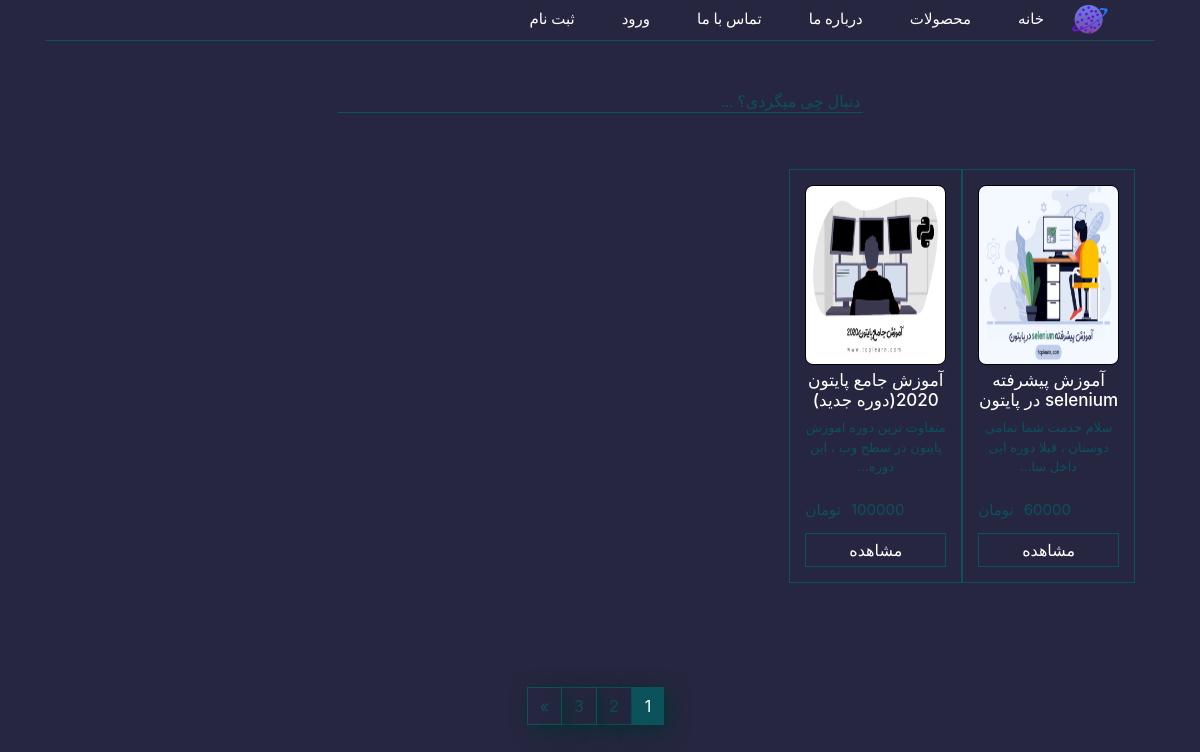
Page /Product-list/search/ on the committed database.
### Shoping/models.py (models this page shows, shortened)
class Product(models.Model):
    title = models.CharField(max_length=120,verbose_name="عنوان")
    description = models.TextField(verbose_name='توضیحات')
    price = models.IntegerField(verbose_name='قیمت')
    image = models.ImageField(upload_to='image/',blank=True,null=True,verbose_name='تصویر')
    active = models.BooleanField(verbose_name='فعال / غیرفعال',default=False)
    categories = models.ManyToManyField(Category,blank=True,verbose_name='دسته بندی ها')
    objects = ProdctManager()
    time = models.DateTimeField(auto_now_add=True,)
    def snippet(self):
        return self.description[:50] + '...'
    def header(self):
        return self.title[:13] + '...'
    class Meta:
        verbose_name_plural = 'محصولات'  # --> for remove "s" on header page amdin
        verbose_name = 'محصولات'

### Shoping/views.py (the view)
# urls.py: path('Product-list/search/',views.SearchView.as_view()),
class SearchView(ListView):
    template_name = 'product/product-list.html'
    paginate_by = 2
    def get_queryset(self):
        request = self.request
        qs = request.GET.get('question')
        if qs is not None:
            return Product.objects.Search(qs)
        return Product.objects.get_active_product()

### Shoping/models.py (called while the page is built)
    def get_active_product(self):
        return self.get_queryset().filter(active=True)

### templates/product/product-list.html (shortened to what this page needs)
{% extends 'base.html' %}
{% load static %}
{% block body %}
<link rel="stylesheet" href="{% static 'css/product-list.css' %}">
<div class="container my-5">
    {% include 'product/search.html' %}
    <div class="row">
        <div class="row list-row my-5 ">
            {% for ol in object_list %}
            <div class="card-list col-md-3 col-sm-4 col-12 col-lg-3 my-2 pull-left">
                <img src="{{ ol.image.url }}" alt="">
                <h2 class="text-center">{{ol.title}}</h2>
                <p class="text-center">{{ ol.snippet }}</p>
                <span class="text-dark"><span class="toman">{{ ol.price }}</span><span class="toman">تومان</span></span>
                <a href="{% url 'Shoping:ProductDetail' ol.pk %}" class="btn button btn-sm btn-block">مشاهده</a>
            </div>
            {% endfor %}
        </div>
    </div>
    <div class="d-flex justify-content-center">
        <div class="btn-toolbar mb-3 my-5" role="toolbar" aria-label="Toolbar with button groups">
            <div class="btn-group mr-2" role="group" aria-label="First group">
                {% for page in paginator.page_range %}
                    {% if page == page_obj.number %}
                        <a href="?page={{page}}" class="butto-n btn active" style="background-color: #0b525b; color: #fff; box-shadow: 5px 5px 20px #072f33;">{{page}}</a>
                    {% else %}
                        <a href="?page={{page}}" class="butto-n btn " style="color: #0b525b; box-shadow: 5px 5px 20px #072f33;">{{page}}</a>
                    {% endif %}
                {% endfor %}
                {% if page_obj.has_next %}
                <a href="?page={{ page_obj.next_page_number }}" class="butto-n btn" style="color: #0b525b; box-shadow: 5px 5px 20px #072f33;">&raquo;</a>
                {% endif %}
            </div>
        </div>
    </div>
</div>
{% endblock %}

### staticfiles/css/base.css (style rules this page uses)
body { direction: rtl; background-color: #272640; }

### staticfiles/css/product-list.css (style rules this page uses)
.card-list img { width: 100%; min-height: 100px; height: 180px; max-height: 200px; border-radius: 8px; border: 1px #000 solid; }
.card-list h2 { font-size: 17px; margin-top: 5px; color: #fff; }
.card-list p { font-size: 13px; color: #0b525b; }
.card-list span { font-size: 20px; margin-right: 5px; }
.card-list { max-width: 100%; border: 1px #0b525b solid; padding: 15px; }
.row { margin: 0 10px; }
.card-list .button { margin-top: 10px; border: 1px #0b525b solid; font-size: 16px; color: #fff; border-radius: 0px; }
.butto-n { border: 1px #0b525b solid; border-radius: 0px; }
span .toman { font-size: 15px; color: #0b525b; }

### rows in the picture
Product: image (picture), title "آموزش پیشرفته selenium در پایتون", snippet "سلام خدمت شما تمامی دوستان ، قبلا دوره ایی داخل سا...", price "60000"
Product: image (picture), title "آموزش جامع پایتون 2020(دوره جدید)", snippet "متفاوت ترین دوره اموزش پایتون در سطح وب ، این دوره...", price "100000"

### other values in the picture
{{ page }} "1"
{{ page }} "2" "3"
